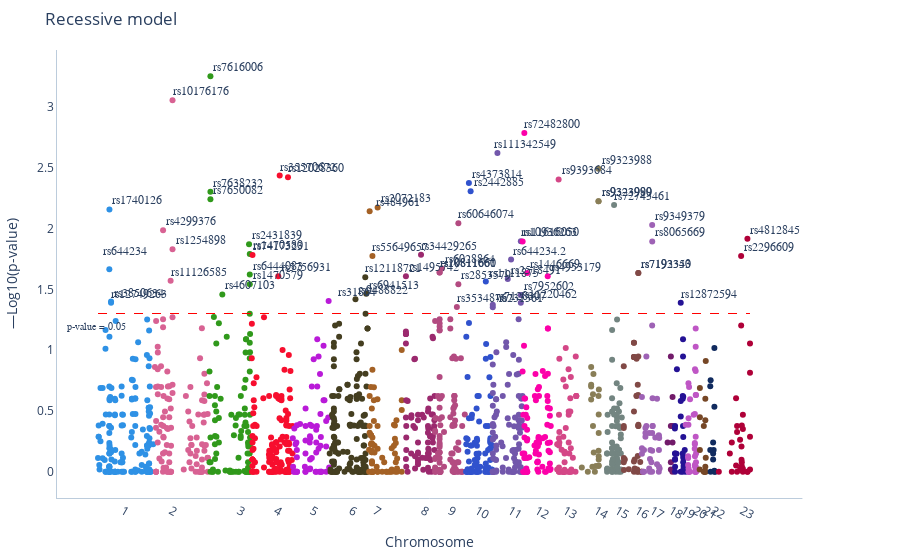

The code cell stored with this chart in its notebook:
### Code cell
get_manhattan(rsR, dataR.recessive, title='Recessive model')

### Figure 1 — Plotly figure (JSON) as saved in the notebook; plotly's stock layout.template omitted (floating-point values rounded to 4 significant figures; data arrays with more than 128 entries replaced by an {"elided": "..."} marker saying what was removed)
{"data": [{"hoverinfo": "text", "hovertext": {"elided": "1533 str values"}, "marker": {"color": {"elided": "1533 int values"}, "colorscale": [[0, "#2E91E5"], [0.04348, "#E15F99"], [0.08696, "#1CA71C"], [0.1304, "#FB0D0D"], [0.1739, "#DA16FF"], [0.2174, "#222A2A"], [0.2609, "#B68100"], [0.3043, "#750D86"], [0.3478, "#EB663B"], [0.3913, "#511CFB"], [0.4348, "#00A08B"], [0.4783, "#FB00D1"], [0.5217, "#FC0080"], [0.5652, "#B2828D"], [0.6087, "#6C7C32"], [0.6522, "#778AAE"], [0.6957, "#862A16"], [0.7391, "#A777F1"], [0.7826, "#620042"], [0.8261, "#1616A7"], [0.8696, "#DA60CA"], [0.913, "#6C4516"], [0.9565, "#0D2A63"], [1, "#AF0038"]], "size": 6}, "mode": "markers", "showlegend": false, "type": "scatter", "x": {"elided": "1533 int values"}, "xaxis": "x", "y": {"elided": "1533 float values"}, "yaxis": "y"}], "layout": {"annotations": [{"font": {"family": "italic", "size": 10}, "showarrow": false, "text": "p-value = 0.05", "x": -1, "y": 1.191}, {"font": {"family": "italic", "size": 12}, "showarrow": false, "text": "rs1740126", "x": 55492433, "xshift": 28, "y": 2.156, "yshift": 9}, {"font": {"family": "italic", "size": 12}, "showarrow": false, "text": "rs12749263", "x": 62562527, "xshift": 28, "y": 1.39, "yshift": 9}, {"font": {"family": "italic", "size": 12}, "showarrow": false, "text": "rs3850634", "x": 62584927, "xshift": 28, "y": 1.399, "yshift": 9}, {"font": {"family": "italic", "size": 12}, "showarrow": false, "text": "rs1254898", "x": 333899370, "xshift": 28, "y": 1.829, "yshift": 9}, {"font": {"family": "italic", "size": 12}, "showarrow": false, "text": "rs10176176", "x": 333873278, "xshift": 28, "y": 3.052, "yshift": 9}, {"font": {"family": "italic", "size": 12}, "showarrow": false, "text": "rs4299376", "x": 292183790, "xshift": 28, "y": 1.986, "yshift": 9}, {"font": {"family": "italic", "size": 12}, "showarrow": false, "text": "rs11126585", "x": 325430508, "xshift": 28, "y": 1.57, "yshift": 9}, {"font": {"family": "italic", "size": 12}, "showarrow": false, "text": "rs6444083", "x": 674769644, "xshift": 28, "y": 1.621, "yshift": 9}, {"font": {"family": "italic", "size": 12}, "showarrow": false, "text": "rs1470580", "x": 674753128, "xshift": 28, "y": 1.79, "yshift": 9}, {"font": {"family": "italic", "size": 12}, "showarrow": false, "text": "rs1470579", "x": 674753034, "xshift": 28, "y": 1.541, "yshift": 9}, {"font": {"family": "italic", "size": 12}, "showarrow": false, "text": "rs2431839", "x": 671553317, "xshift": 28, "y": 1.87, "yshift": 9}, {"font": {"family": "italic", "size": 12}, "showarrow": false, "text": "rs7650082", "x": 501168022, "xshift": 28, "y": 2.24, "yshift": 9}, {"font": {"family": "italic", "size": 12}, "showarrow": false, "text": "rs7616006", "x": 501167890, "xshift": 28, "y": 3.251, "yshift": 9}, {"font": {"family": "italic", "size": 12}, "showarrow": false, "text": "rs7638232", "x": 501167746, "xshift": 28, "y": 2.302, "yshift": 9}, {"font": {"family": "italic", "size": 12}, "showarrow": false, "text": "rs4607103", "x": 553667970, "xshift": 28, "y": 1.458, "yshift": 9}, {"font": {"family": "italic", "size": 12}, "showarrow": false, "text": "rs35570672", "x": 806758949, "xshift": 28, "y": 2.434, "yshift": 9}, {"font": {"family": "italic", "size": 12}, "showarrow": false, "text": "rs5756931", "x": 800598319, "xshift": 28, "y": 1.607, "yshift": 9}, {"font": {"family": "italic", "size": 12}, "showarrow": false, "text": "rs12028360", "x": 843321037, "xshift": 28, "y": 2.421, "yshift": 9}, {"font": {"family": "italic", "size": 12}, "showarrow": false, "text": "rs74173231", "x": 686900962, "xshift": 28, "y": 1.781, "yshift": 9}, {"font": {"family": "italic", "size": 12}, "showarrow": false, "text": "rs31864", "x": 1022781084, "xshift": 28, "y": 1.403, "yshift": 9}, {"font": {"family": "italic", "size": 12}, "showarrow": false, "text": "rs9488822", "x": 1141221445, "xshift": 28, "y": 1.419, "yshift": 9}, {"font": {"family": "italic", "size": 12}, "showarrow": false, "text": "rs6941513", "x": 1188839483, "xshift": 28, "y": 1.464, "yshift": 9}, {"font": {"family": "italic", "size": 12}, "showarrow": false, "text": "rs12118721", "x": 1184507808, "xshift": 28, "y": 1.599, "yshift": 9}, {"font": {"family": "italic", "size": 12}, "showarrow": false, "text": "rs2072183", "x": 1238956349, "xshift": 28, "y": 2.172, "yshift": 9}, {"font": {"family": "italic", "size": 12}, "showarrow": false, "text": "rs484961", "x": 1203772082, "xshift": 28, "y": 2.142, "yshift": 9}, {"font": {"family": "italic", "size": 12}, "showarrow": false, "text": "rs55649657", "x": 1215984433, "xshift": 28, "y": 1.774, "yshift": 9}, {"font": {"family": "italic", "size": 12}, "showarrow": false, "text": "rs1495742", "x": 1363831182, "xshift": 28, "y": 1.607, "yshift": 9}, {"font": {"family": "italic", "size": 12}, "showarrow": false, "text": "rs34429265", "x": 1430482589, "xshift": 28, "y": 1.784, "yshift": 9}, {"font": {"family": "italic", "size": 12}, "showarrow": false, "text": "rs2853579", "x": 1595202892, "xshift": 28, "y": 1.541, "yshift": 9}, {"font": {"family": "italic", "size": 12}, "showarrow": false, "text": "rs60646074", "x": 1595202702, "xshift": 28, "y": 2.043, "yshift": 9}, {"font": {"family": "italic", "size": 12}, "showarrow": false, "text": "rs35348767", "x": 1588643517, "xshift": 28, "y": 1.354, "yshift": 9}, {"font": {"family": "italic", "size": 12}, "showarrow": false, "text": "rs6028864", "x": 1522542251, "xshift": 28, "y": 1.672, "yshift": 9}, {"font": {"family": "italic", "size": 12}, "showarrow": false, "text": "rs10811660", "x": 1512507970, "xshift": 28, "y": 1.639, "yshift": 9}, {"font": {"family": "italic", "size": 12}, "showarrow": false, "text": "rs10811661", "x": 1512507996, "xshift": 28, "y": 1.639, "yshift": 9}, {"font": {"family": "italic", "size": 12}, "showarrow": false, "text": "rs1111875", "x": 1716343830, "xshift": 28, "y": 1.564, "yshift": 9}, {"font": {"family": "italic", "size": 12}, "showarrow": false, "text": "rs2442885", "x": 1649361122, "xshift": 28, "y": 2.305, "yshift": 9}, {"font": {"family": "italic", "size": 12}, "showarrow": false, "text": "rs4373814", "x": 1641771748, "xshift": 28, "y": 2.373, "yshift": 9}, {"font": {"family": "italic", "size": 12}, "showarrow": false, "text": "rs10936263", "x": 1870861744, "xshift": 28, "y": 1.894, "yshift": 9}, {"font": {"family": "italic", "size": 12}, "showarrow": false, "text": "rs7952602", "x": 1870851240, "xshift": 28, "y": 1.453, "yshift": 9}, {"font": {"family": "italic", "size": 12}, "showarrow": false, "text": "rs11220462", "x": 1870861523, "xshift": 28, "y": 1.39, "yshift": 9}, {"font": {"family": "italic", "size": 12}, "showarrow": false, "text": "rs644234.2", "x": 1827920835, "xshift": 28, "y": 1.745, "yshift": 9}, {"font": {"family": "italic", "size": 12}, "showarrow": false, "text": "rs231361", "x": 1747157736, "xshift": 28, "y": 1.353, "yshift": 9}, {"font": {"family": "italic", "size": 12}, "showarrow": false, "text": "rs7128307", "x": 1747108239, "xshift": 28, "y": 1.374, "yshift": 9}, {"font": {"family": "italic", "size": 12}, "showarrow": false, "text": "rs2518491", "x": 1813115764, "xshift": 28, "y": 1.585, "yshift": 9}, {"font": {"family": "italic", "size": 12}, "showarrow": false, "text": "rs111342549", "x": 1767675192, "xshift": 28, "y": 2.619, "yshift": 9}, {"font": {"family": "italic", "size": 12}, "showarrow": false, "text": "rs4953179", "x": 1989564908, "xshift": 28, "y": 1.607, "yshift": 9}, {"font": {"family": "italic", "size": 12}, "showarrow": false, "text": "rs72482800", "x": 1886410696, "xshift": 28, "y": 2.784, "yshift": 9}, {"font": {"family": "italic", "size": 12}, "showarrow": false, "text": "rs11616050", "x": 1878792481, "xshift": 28, "y": 1.893, "yshift": 9}, {"font": {"family": "italic", "size": 12}, "showarrow": false, "text": "rs1446669", "x": 1898939077, "xshift": 28, "y": 1.634, "yshift": 9}, {"font": {"family": "italic", "size": 12}, "showarrow": false, "text": "rs9393684", "x": 2037741457, "xshift": 28, "y": 2.403, "yshift": 9}, {"font": {"family": "italic", "size": 12}, "showarrow": false, "text": "rs9323989", "x": 2213739690, "xshift": 28, "y": 2.224, "yshift": 9}, {"font": {"family": "italic", "size": 12}, "showarrow": false, "text": "rs9323990", "x": 2213739691, "xshift": 28, "y": 2.224, "yshift": 9}, {"font": {"family": "italic", "size": 12}, "showarrow": false, "text": "rs9323988", "x": 2213739651, "xshift": 28, "y": 2.491, "yshift": 9}, {"font": {"family": "italic", "size": 12}, "showarrow": false, "text": "rs72743461", "x": 2282447143, "xshift": 28, "y": 2.193, "yshift": 9}, {"font": {"family": "italic", "size": 12}, "showarrow": false, "text": "rs7193343", "x": 2389369255, "xshift": 28, "y": 1.634, "yshift": 9}, {"font": {"family": "italic", "size": 12}, "showarrow": false, "text": "rs7192350", "x": 2389369290, "xshift": 28, "y": 1.634, "yshift": 9}, {"font": {"family": "italic", "size": 12}, "showarrow": false, "text": "rs8065669", "x": 2450767429, "xshift": 28, "y": 1.893, "yshift": 9}, {"font": {"family": "italic", "size": 12}, "showarrow": false, "text": "rs9349379", "x": 2450467577, "xshift": 28, "y": 2.029, "yshift": 9}, {"font": {"family": "italic", "size": 12}, "showarrow": false, "text": "rs12872594", "x": 2576573881, "xshift": 28, "y": 1.39, "yshift": 9}, {"font": {"family": "italic", "size": 12}, "showarrow": false, "text": "rs4812845", "x": 2870833495, "xshift": 28, "y": 1.916, "yshift": 9}, {"font": {"family": "italic", "size": 12}, "showarrow": false, "text": "rs2296609", "x": 2843073449, "xshift": 28, "y": 1.773, "yshift": 9}, {"font": {"family": "italic", "size": 12}, "showarrow": false, "text": "rs644234", "x": null, "xshift": 28, "y": 1.745, "yshift": 9}], "barmode": "stack", "margin": {"b": 50, "l": 50, "r": 50, "t": 50}, "plot_bgcolor": "#FFFFFF", "shapes": [{"line": {"color": "red", "dash": "dash", "width": 1}, "type": "line", "x0": 5116920, "x1": 2882237582, "y0": 1.301, "y1": 1.301}], "showlegend": false, "title": {"text": "Recessive model"}, "xaxis": {"anchor": "y", "domain": [0, 0.94], "linecolor": "#BCCCDC", "tickmode": "array", "ticktext": [1, 2, 3, 4, 5, 6, 7, 8, 9, 10, 11, 12, 13, 14, 15, 16, 17, 18, 19, 20, 21, 22, 23, null], "tickvals": [115113033, 327246821, 628700000.0, 791398859, 948690133, 1121037449, 1225224693, 1438000000.0, 1559780352, 1677811258, 1823000000.0, 1943899411, 2064090466, 2202353765, 2294000000.0, 2381605793, 2450055704, 2533003081, 2585340534, 2638834552, 2682520374, 2719465067, 2844774029], "title": {"text": "Chromosome"}}, "yaxis": {"anchor": "x", "domain": [0, 1], "linecolor": "#BCCCDC", "title": {"text": "—Log10(p-value)"}}, "yaxis2": {"anchor": "x", "overlaying": "y", "side": "right"}}}
